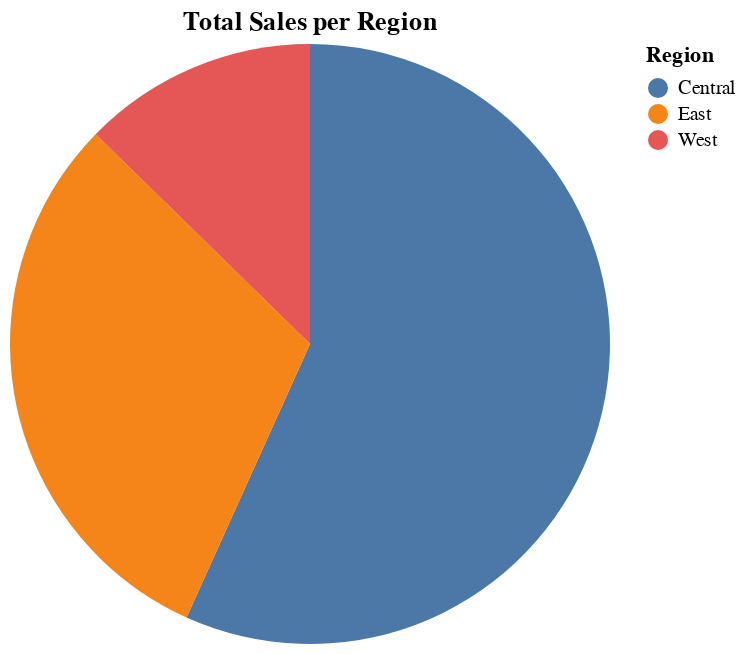

The cell this chart's notebook holds for it:
### Code cell
# prompt: Using dataframe xl: Pie Chart for total Sales(Total column) per Region(Region column)

import altair as alt

# Calculate total sales per region
region_sales = xl.groupby('Region')['Total'].sum().reset_index()

# Create the pie chart
alt.Chart(region_sales).mark_arc().encode(
    theta='Total',
    color='Region',
    tooltip=['Region', 'Total']
).properties(title='Total Sales per Region')

### Figure 1 — Vega-Lite specification as saved in the notebook (floating-point values rounded to 4 significant figures)
{"config": {"view": {"continuousWidth": 300, "continuousHeight": 300}}, "data": {"name": "data-e8d68e4c4876a46bb1e8985b4bf79b70"}, "mark": {"type": "arc"}, "encoding": {"color": {"field": "Region", "type": "nominal"}, "theta": {"field": "Total", "type": "quantitative"}, "tooltip": [{"field": "Region", "type": "nominal"}, {"field": "Total", "type": "quantitative"}]}, "title": "Total Sales per Region", "$schema": "https://vega.github.io/schema/vega-lite/v5.20.1.json", "datasets": {"data-e8d68e4c4876a46bb1e8985b4bf79b70": [{"Region": "Central", "Total": 11140.0}, {"Region": "East", "Total": 6002.0}, {"Region": "West", "Total": 2487.0}]}}
